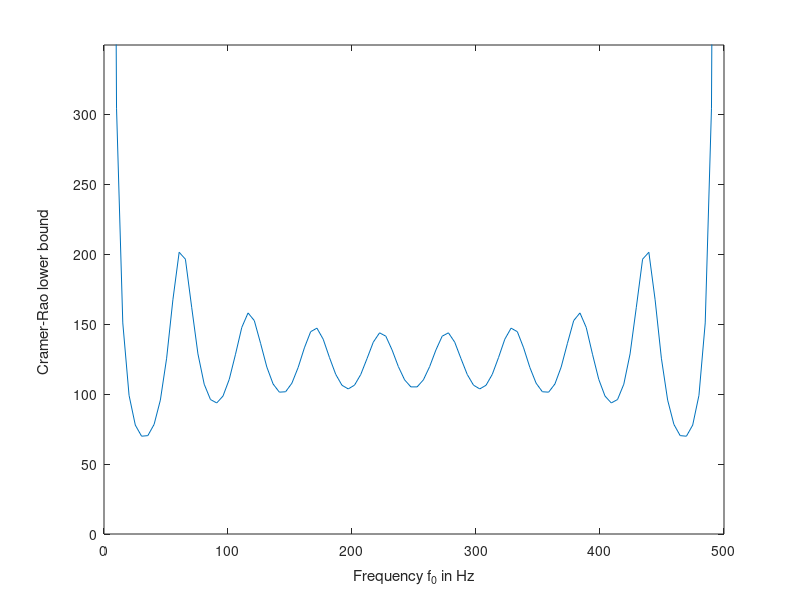

Write the MATLAB code that produced this figure.
clear;
pkg load communications

f_s = 1000;
N = 10;
A = 1;
phi = 0;

f_0 = linspace(0,f_s/2);
n = linspace(0,N-1,N);
w = wgn(1,N,0);
crlb = zeros(1,length(f_0));

for i = 1:length(f_0)
  x = A * cos(2 * pi * (f_0(i) / f_s) * n + phi) + w;
  crlb(i) = var(w) / (A^2 * sum((2 * pi * n * (1/f_s) .* sin(2 * pi * n * f_0(i)/f_s + phi)).^2));
end

plot(f_0, crlb);
axis([0 max(f_0) 0 min(crlb)*5]);
xlabel ("\nFrequency f_0 in Hz");
ylabel ("Cramer-Rao lower bound \n\n\n");
